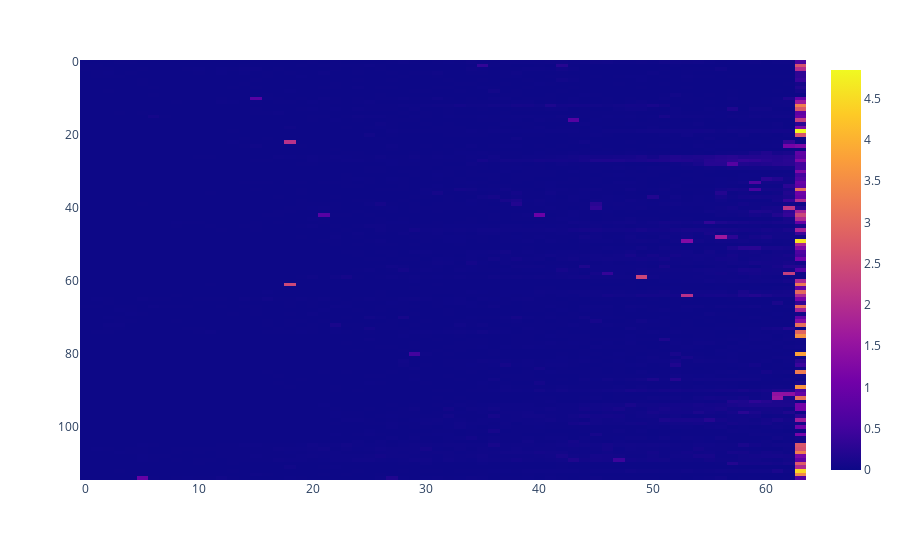

Write notebook code for a chart like this one.
### Code cell
px.imshow(stacked_entropy_hyphen.cpu().numpy(), aspect = 'auto')

### Figure 1 — Plotly figure (JSON) as saved in the notebook; plotly's stock layout.template omitted (floating-point values rounded to 4 significant figures; data arrays with more than 128 entries replaced by an {"elided": "..."} marker saying what was removed)
{"data": [{"coloraxis": "coloraxis", "hovertemplate": "x: %{x}<br>y: %{y}<br>color: %{z}<extra></extra>", "name": "0", "type": "heatmap", "xaxis": "x", "yaxis": "y", "z": {"elided": "115x64 float values"}}], "layout": {"coloraxis": {"colorscale": [[0, "#0d0887"], [0.1111, "#46039f"], [0.2222, "#7201a8"], [0.3333, "#9c179e"], [0.4444, "#bd3786"], [0.5556, "#d8576b"], [0.6667, "#ed7953"], [0.7778, "#fb9f3a"], [0.8889, "#fdca26"], [1, "#f0f921"]]}, "margin": {"t": 60}, "xaxis": {"anchor": "y", "domain": [0, 1]}, "yaxis": {"anchor": "x", "autorange": "reversed", "domain": [0, 1]}}}
